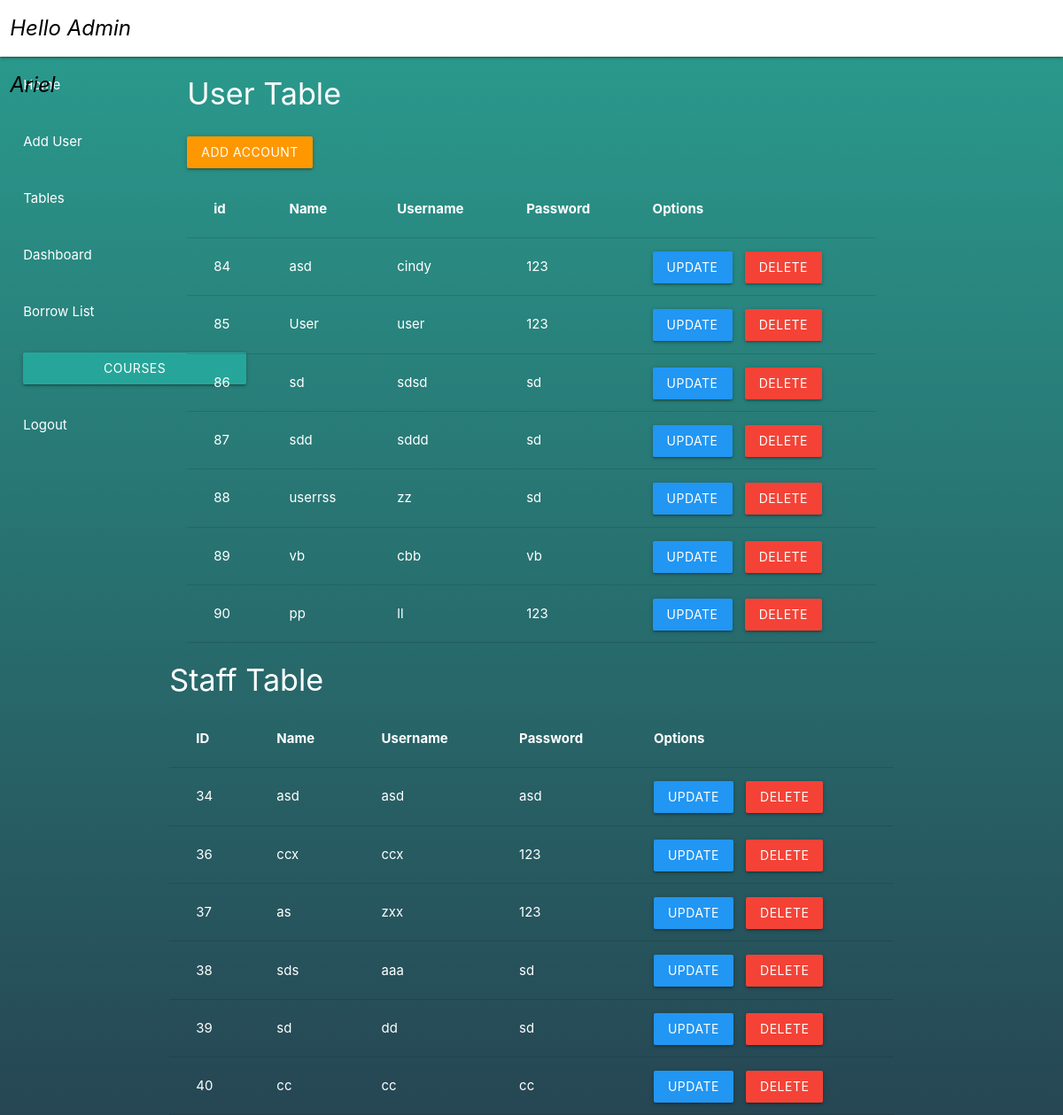
Before: /admin/Table.php (signed in) with the older database file.
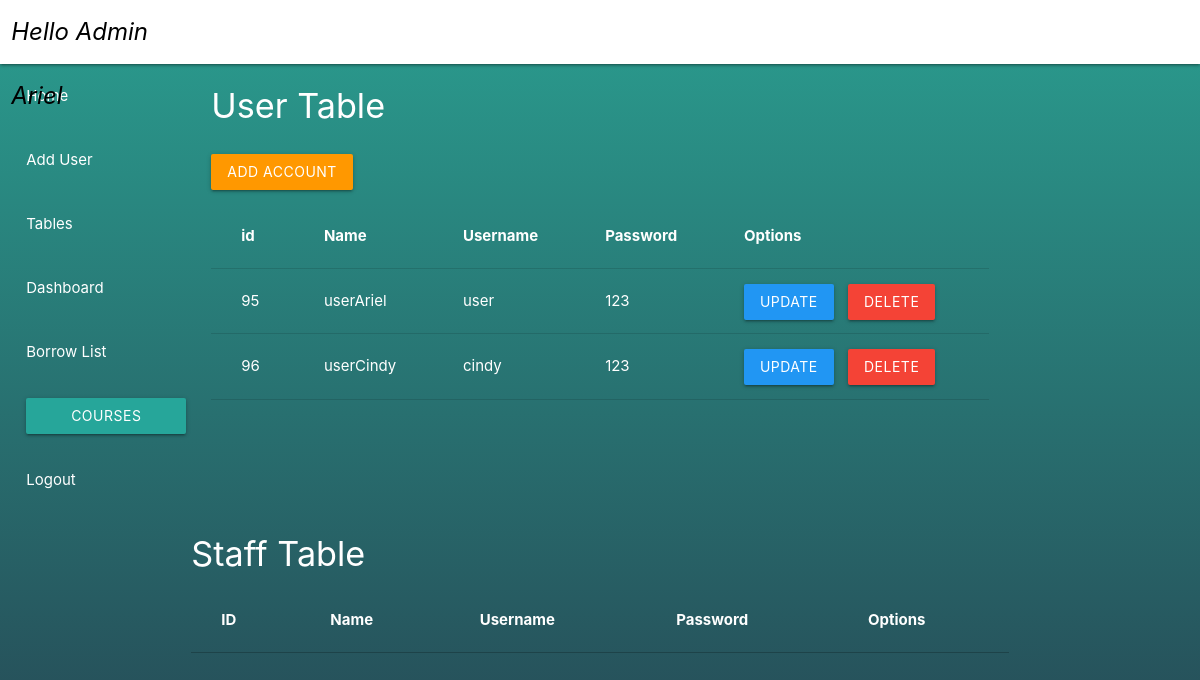
After: the same page with the newer database file.
### tables this page shows
CREATE TABLE `user` (
  `user_id` int(11) NOT NULL,
  `username` varchar(11) NOT NULL,
  `password` varchar(100) NOT NULL,
  `name` varchar(11) NOT NULL
);

CREATE TABLE `staff` (
  `staff_id` int(11) NOT NULL,
  `username` varchar(20) NOT NULL,
  `password` varchar(100) NOT NULL,
  `name` varchar(20) NOT NULL
);

### admin/Table.php (the view, shortened to what the changed rows need)
<?php
include "../connection_db.php";
?>
<!DOCTYPE html>
<html lang="en">
<head>
    <link type="text/css" rel="stylesheet" href="/ProjectSIA2/materialize/css/materialize.css"
        media="screen,projection" />
</head>
<body>
    <div class="mytablebackground">
        <nav>
            <div class="row">
                <div class="col s8">
                    <table class="white-text">
                        <tr>
                            <th>id</th>
                            <th>Name</th>
                            <th>Username</th>
                            <th>Password</th>
                            <th>Options</th>
                        </tr>
                        <tr>
                            <?php
                            $sql = "SELECT * FROM user";
                            $results = mysqli_query($conn, $sql);
                            while ($row = mysqli_fetch_assoc($results)) {
                                ?>
                                <td>
                                    <?php echo $row['user_id']; ?>
                                </td>
                                <td>
                                    <?php echo $row['name']; ?>
                                </td>
                                <td>
                                    <?php echo $row['username']; ?>
                                </td>
                                <td>
                                    <?php echo $row['password']; ?>
                                </td>
                                <td>
                                    <button class="btn blue"
                                        onclick="location.href = 'updateUser.php?id=<?php echo $row['user_id']; ?>'">Update</button>
                                    <button class="btn red"
                                        onclick="location.href = 'deleteUser.php?id=<?php echo $row['user_id']; ?>'">Delete</button>
                                </td>
                            </tr>
                        <?php } ?>
                    </table>
                </div>
                <div class="container">
                    <div class="col s12">
                        <table class="white-text">
                            <tr>
                                <th>ID</th>
                                <th>Name</th>
                                <th>Username</th>
                                <th>Password</th>
                                <th>Options</th>
                            </tr>
                            <tr>
                                <?php
                                $sql = "SELECT * FROM staff";
                                $results = mysqli_query($conn, $sql);
                                while ($row = mysqli_fetch_assoc($results)) {
                                    ?>
                                    <td>
                                        <?php echo $row['staff_id']; ?>
                                    </td>
                                    <td>
                                        <?php echo $row['name']; ?>
                                    </td>
                                    <td>
                                        <?php echo $row['username']; ?>
                                    </td>
                                    <td>
                                        <?php echo $row['password']; ?>
                                    </td>
                                    <td>
                                        <button class="btn blue"
                                            onclick="location.href = 'updateStaff.php?id=<?php echo $row['staff_id']; ?>'">Update</button>
                                        <button class="btn red"
                                            onclick="location.href = 'deleteStaff.php?id=<?php echo $row['staff_id']; ?>'">Delete</button>
                                    </td>
                                </tr>
                            <?php }
                                ?>
                        </table>
                    </div>
        </nav>
    </div>
</body>
</html>

Changed rows visible on the page:
removed user: user_id "84", name "asd", username "cindy", password "123"
removed user: user_id "85", name "User", username "user", password "123"
removed user: user_id "86", name "sd", username "sdsd", password "sd"
removed user: user_id "87", name "sdd", username "sddd", password "sd"
removed user: user_id "88", name "userrss", username "zz", password "sd"
removed user: user_id "89", name "vb", username "cbb", password "vb"
removed user: user_id "90", name "pp", username "ll", password "123"
removed staff: staff_id "34", name "asd", username "asd", password "asd"
removed staff: staff_id "36", name "ccx", username "ccx", password "123"
removed staff: staff_id "37", name "as", username "zxx", password "123"
removed staff: staff_id "38", name "sds", username "aaa", password "sd"
removed staff: staff_id "39", name "sd", username "dd", password "sd"
removed staff: staff_id "40", name "cc", username "cc", password "cc"
added user: user_id "95", name "userAriel", username "user", password "123"
added user: user_id "96", name "userCindy", username "cindy", password "123"
